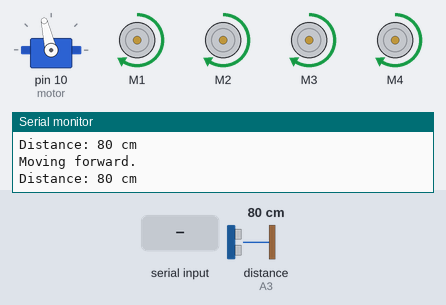
Simulated run of this sketch. Board: Arduino Uno, built with avr-gcc and run on an emulated ATmega328P. On the bench: servo, 4 × DC motor (green arrow = forward, orange = backward, longer = faster), the last lines printed to the serial monitor. Wiring (inferred from the names in the program): ultrasonic range finder: trigger A4; echo A3. Inputs (shaded band) come from the test bench; at power-on: distance to the obstacle (sensor on A3) 80 cm. The echo pulse lasts 58.3 µs per cm.

Above: at 1.2 s.
1.3 s: distance to the obstacle (sensor on A3) set to 13 cm
4.3 s: distance to the obstacle (sensor on A3) set to 10 cm
At 5.2 s:
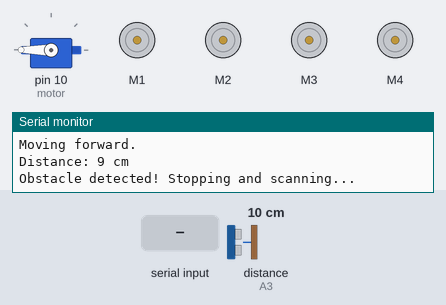
At 6.8 s:
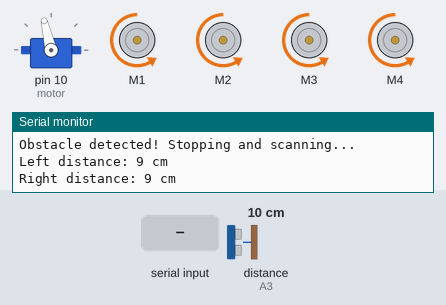
7.3 s: "<R>" received over Serial
10.3 s: distance to the obstacle (sensor on A3) set to 18 cm
At 11.2 s:
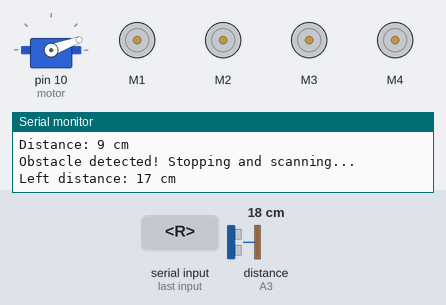
13.3 s: byte 83 ('S') received over Serial
At 13.8 s:
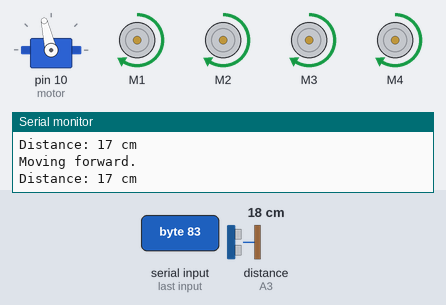
14.8 s: byte 94 ('^') received over Serial
Timing chart, 0 to 17.8 s (numbered marks = the images above; inputs shaded):
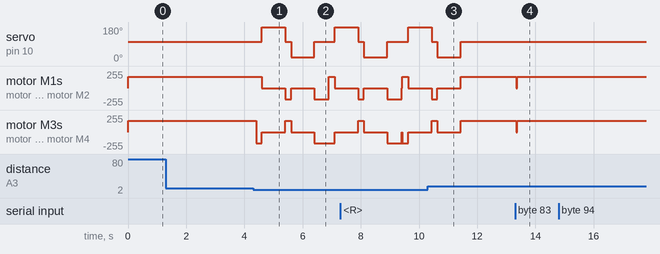

The sketch:

sketch_jun27a.ino
```cpp
#include <Servo.h>
#include <AFMotor.h>

#define Echo A3
#define Trig A4
#define motor 10
#define Speed 170
#define spoint 103
#define SafeDistance 10 // Safe distance in cm

char value;
int distance;
int Left;
int Right;
int L = 0;
int R = 0;

Servo servo;
AF_DCMotor M1(1);
AF_DCMotor M2(2);
AF_DCMotor M3(3);
AF_DCMotor M4(4);

void setup() {
  Serial.begin(9600);
  pinMode(Trig, OUTPUT);
  pinMode(Echo, INPUT);
  servo.attach(motor);
  servo.write(spoint); // Center the servo
  M1.setSpeed(Speed);
  M2.setSpeed(Speed);
  M3.setSpeed(Speed);
  M4.setSpeed(Speed);
  Serial.println("Setup complete.");
}

void loop() {
  distance = ultrasonic();
  Serial.print("Distance: ");
  Serial.print(distance);
  Serial.println(" cm");

  if (distance <= SafeDistance) {
    Serial.println("Obstacle detected! Stopping and scanning...");
    Stop();
    scan();
  } else {
    forward();
    Serial.println("Moving forward.");
  }

  if (Serial.available() > 0) {
    value = Serial.read();
    Serial.print("Received command: ");
    Serial.println(value);
    Bluetoothcontrol();
    voicecontrol();
  }
}

void Bluetoothcontrol() {
  switch (value) {
    case 'R':
      Serial.println("Moving forward.");
      forward();
      break;
    case 'L':
      Serial.println("Moving backward.");
      backward();
      break;
    case 'B':
      Serial.println("Turning left.");
      left();
      break;
    case 'F':
      Serial.println("Turning right.");
      right();
      break;
    case 'S':
      Serial.println("Stopping.");
      Stop();
      break;
  }
  value = 0; // Reset value to avoid repeated command
}

void voicecontrol() {
  switch (value) {
    case '^':
      Serial.println("Turning right.");
      right();
      break;
    case '-':
      Serial.println("Turning left.");
      left();
      break;
    case '<':
      L = leftsee();
      Serial.print("Left distance: ");
      Serial.print(L);
      Serial.println(" cm");
      servo.write(spoint);
      if (L >= SafeDistance) {
        Serial.println("Moving backward.");
        backward();
        delay(500);
        Stop();
      } else {
        Serial.println("Stopping.");
        Stop();
      }
      break;
    case '>':
      R = rightsee();
      Serial.print("Right distance: ");
      Serial.print(R);
      Serial.println(" cm");
      servo.write(spoint);
      if (R >= SafeDistance) {
        Serial.println("Moving forward.");
        forward();
        delay(500);
        Stop();
      } else {
        Serial.println("Stopping.");
        Stop();
      }
      break;
    case '*':
      Serial.println("Stopping.");
      Stop();
      break;
  }
  value = 0; // Reset value to avoid repeated command
}

int ultrasonic() {
  digitalWrite(Trig, LOW);
  delayMicroseconds(4);
  digitalWrite(Trig, HIGH);
  delayMicroseconds(10);
  digitalWrite(Trig, LOW);
  long t = pulseIn(Echo, HIGH);
  long cm = t / 29 / 2; // Time converted to distance
  return cm;
}

void forward() {
  M1.run(FORWARD);
  M2.run(FORWARD);
  M3.run(FORWARD);
  M4.run(FORWARD);
}

void backward() {
  M1.run(BACKWARD);
  M2.run(BACKWARD);
  M3.run(BACKWARD);
  M4.run(BACKWARD);
}

void right() {
  M1.run(BACKWARD);
  M2.run(BACKWARD);
  M3.run(FORWARD);
  M4.run(FORWARD);
}

void left() {
  M1.run(FORWARD);
  M2.run(FORWARD);
  M3.run(BACKWARD);
  M4.run(BACKWARD);
}

void Stop() {
  M1.run(RELEASE);
  M2.run(RELEASE);
  M3.run(RELEASE);
  M4.run(RELEASE);
}

int rightsee() {
  servo.write(20);
  delay(800);
  int distance = ultrasonic();
  servo.write(spoint);
  return distance;
}

int leftsee() {
  servo.write(180);
  delay(800);
  int distance = ultrasonic();
  servo.write(spoint);
  return distance;
}

void scan() {
  left();
  delay(200);
  Stop();
  L = leftsee();
  Serial.print("Left distance: ");
  Serial.print(L);
  Serial.println(" cm");

  right();
  delay(200);
  Stop();
  R = rightsee();
  Serial.print("Right distance: ");
  Serial.print(R);
  Serial.println(" cm");

  servo.write(spoint); // Center the servo

  if (L > SafeDistance && R > SafeDistance) {
    forward();
    delay(500);
    Stop();
  } else if (L > R) {
    left();
    delay(500);
    Stop();
  } else if (R > L) {
    right();
    delay(500);
    Stop();
  } else {
    backward();
    delay(500);
    Stop();
  }
}
```

Measured:
- the behaviour switches between 12 and 11 cm on distance to the obstacle (sensor on A3) (found by bisection; images 0 and 1)
- after the input at 4.3 s, servo on pin 10 (motor): 103° → 180° after 0.30 s, → 103° 0.80 s later, → 20° 0.20 s later, → 103° 0.80 s later, … (5 changes in this stretch); motor M1: forward 170/255 → stopped after 0.30 s, → backward 170/255 0.80 s later, → stopped 0.20 s later, → backward 170/255 0.80 s later, … (6 changes in this stretch)
- after the input at 10.3 s, servo on pin 10 (motor): goes on until 11.4 s, then stays 103°
- after the input at 13.3 s, motor M1–4: forward 170/255 → stopped at once, → forward 170/255 0.04 s later
